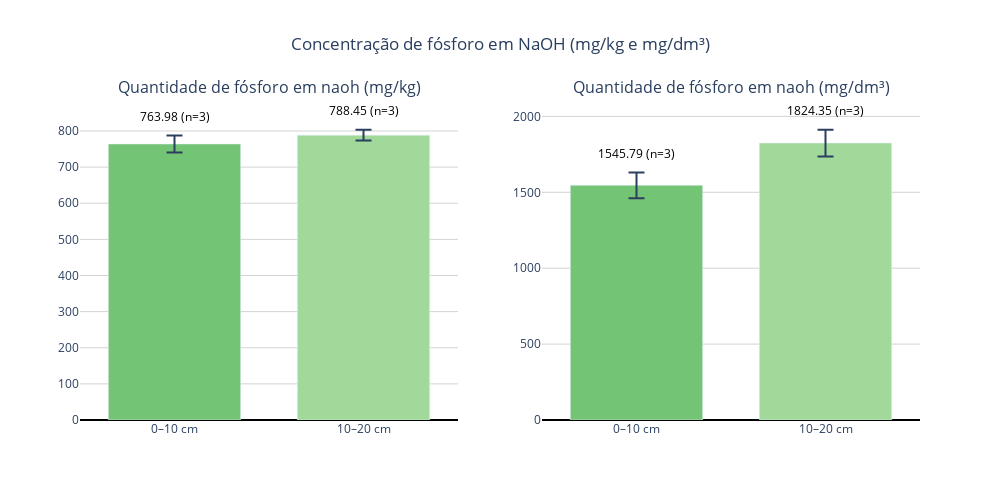

Write notebook code for a chart like this one.
### Code cell
import numpy as np
import plotly.graph_objects as go
from plotly.subplots import make_subplots

# Função para limpar valores negativos (não mensuráveis)
def limpar(valores):
    arr = np.array(valores, dtype=float)
    arr[arr <= 0] = 0
    return arr

# --- Dados mg/kg ---
pi_0_10_mgkg = limpar([R1_0_10_naoh, R2_0_10_naoh, P2_0_10_naoh])
pi_10_20_mgkg = limpar([R1_10_20_naoh, R2_10_20_naoh, P2_10_20_naoh])

# --- Dados mg/dm³ ---
pi_0_10_mgdm3 = limpar([p_R1010, p_R2010, p_P2010])

pi_10_20_mgdm3 = limpar([p_R11020, p_R21020, p_P21020])

# --- Estatísticas ---
def calcular_estatisticas(dados):
    mean = np.nanmean(dados)
    std = np.nanstd(dados, ddof=1)
    n = np.sum(~np.isnan(dados))
    sem = std / np.sqrt(n) if n > 0 else np.nan
    return mean, sem, n

means_mgkg, sems_mgkg, ns_mgkg = zip(*[calcular_estatisticas(pi_0_10_mgkg),
                                       calcular_estatisticas(pi_10_20_mgkg)])
means_mgdm3, sems_mgdm3, ns_mgdm3 = zip(*[calcular_estatisticas(pi_0_10_mgdm3),
                                          calcular_estatisticas(pi_10_20_mgdm3)])

# Labels e cores
labels = ['0–10 cm', '10–20 cm']
colors = ['#74c476', '#a1d99b']

# --- Criar subplots lado a lado ---
fig = make_subplots(rows=1, cols=2, subplot_titles=[
    'Quantidade de fósforo em naoh (mg/kg)',
    'Quantidade de fósforo em naoh (mg/dm³)'
])

# --- Função auxiliar para adicionar texto acima da barra + erro ---
def criar_textos(means, sems, ns):
    textos = []
    y_pos = []
    max_val = max([m + s for m, s in zip(means, sems) if not np.isnan(m)])
    for m, s, n in zip(means, sems, ns):
        if np.isnan(m):
            textos.append('Não mensurável')
            y_pos.append(0.05 * max_val)
        else:
            textos.append(f'{m:.2f}\n(n={n})')
            y_pos.append(m + s + 0.03*max_val)  # deslocamento acima da barra + erro
    return textos, y_pos

texts_mgkg, y_mgkg = criar_textos(means_mgkg, sems_mgkg, ns_mgkg)
texts_mgdm3, y_mgdm3 = criar_textos(means_mgdm3, sems_mgdm3, ns_mgdm3)

# --- Gráfico mg/kg ---
fig.add_trace(go.Bar(
    x=labels,
    y=means_mgkg,
    error_y=dict(type='data', array=sems_mgkg, visible=True, thickness=2, width=8),
    marker_color=colors,
    text=texts_mgkg,
    textposition='none',
), row=1, col=1)

# --- Adiciona anotações acima da barra + erro (mg/kg) ---
for xi, yi, txt in zip(labels, y_mgkg, texts_mgkg):
    fig.add_annotation(
        x=xi,
        y=yi,
        text=txt,
        showarrow=False,
        font=dict(size=12, color='black'),
        xanchor='center',
        yanchor='bottom',
        row=1, col=1
    )

# --- Gráfico mg/dm³ ---
fig.add_trace(go.Bar(
    x=labels,
    y=means_mgdm3,
    error_y=dict(type='data', array=sems_mgdm3, visible=True, thickness=2, width=8),
    marker_color=colors,
    text=texts_mgdm3,
    textposition='none',
), row=1, col=2)

# --- Adiciona anotações acima da barra + erro (mg/dm³) ---
for xi, yi, txt in zip(labels, y_mgdm3, texts_mgdm3):
    fig.add_annotation(
        x=xi,
        y=yi,
        text=txt,
        showarrow=False,
        font=dict(size=12, color='black'),
        xanchor='center',
        yanchor='bottom',
        row=1, col=2
    )

# --- Layout ---
fig.update_layout(
    height=500,
    width=1000,
    showlegend=False,
    title_text="Concentração de fósforo em NaOH (mg/kg e mg/dm³)",
    title_x=0.5,
    bargap=0.3,
    plot_bgcolor='white',
    font=dict(size=12)
)

# Linhas de referência no zero
fig.update_yaxes(showgrid=True, gridcolor='lightgray', zeroline=True, zerolinecolor='black')

fig.show()

### Figure 1 — Plotly figure (JSON) as saved in the notebook; plotly's stock layout.template omitted (floating-point values rounded to 4 significant figures)
{"data": [{"error_y": {"array": [23.24, 15.09], "thickness": 2, "type": "data", "visible": true, "width": 8}, "marker": {"color": ["#74c476", "#a1d99b"]}, "text": ["763.98\n(n=3)", "788.45\n(n=3)"], "textposition": "none", "type": "bar", "x": ["0–10 cm", "10–20 cm"], "xaxis": "x", "y": [764.0, 788.4], "yaxis": "y"}, {"error_y": {"array": [84.64, 87.97], "thickness": 2, "type": "data", "visible": true, "width": 8}, "marker": {"color": ["#74c476", "#a1d99b"]}, "text": ["1545.79\n(n=3)", "1824.35\n(n=3)"], "textposition": "none", "type": "bar", "x": ["0–10 cm", "10–20 cm"], "xaxis": "x2", "y": [1546.0, 1824.0], "yaxis": "y2"}], "layout": {"annotations": [{"font": {"size": 16}, "showarrow": false, "text": "Quantidade de fósforo em naoh (mg/kg)", "x": 0.225, "xanchor": "center", "xref": "paper", "y": 1, "yanchor": "bottom", "yref": "paper"}, {"font": {"size": 16}, "showarrow": false, "text": "Quantidade de fósforo em naoh (mg/dm³)", "x": 0.775, "xanchor": "center", "xref": "paper", "y": 1, "yanchor": "bottom", "yref": "paper"}, {"font": {"color": "black", "size": 12}, "showarrow": false, "text": "763.98\n(n=3)", "x": "0–10 cm", "xanchor": "center", "xref": "x", "y": 811.3, "yanchor": "bottom", "yref": "y"}, {"font": {"color": "black", "size": 12}, "showarrow": false, "text": "788.45\n(n=3)", "x": "10–20 cm", "xanchor": "center", "xref": "x", "y": 827.6, "yanchor": "bottom", "yref": "y"}, {"font": {"color": "black", "size": 12}, "showarrow": false, "text": "1545.79\n(n=3)", "x": "0–10 cm", "xanchor": "center", "xref": "x2", "y": 1688.0, "yanchor": "bottom", "yref": "y2"}, {"font": {"color": "black", "size": 12}, "showarrow": false, "text": "1824.35\n(n=3)", "x": "10–20 cm", "xanchor": "center", "xref": "x2", "y": 1970.0, "yanchor": "bottom", "yref": "y2"}], "bargap": 0.3, "font": {"size": 12}, "height": 500, "plot_bgcolor": "white", "showlegend": false, "title": {"text": "Concentração de fósforo em NaOH (mg/kg e mg/dm³)", "x": 0.5}, "width": 1000, "xaxis": {"anchor": "y", "domain": [0, 0.45]}, "xaxis2": {"anchor": "y2", "domain": [0.55, 1]}, "yaxis": {"anchor": "x", "domain": [0, 1], "gridcolor": "lightgray", "showgrid": true, "zeroline": true, "zerolinecolor": "black"}, "yaxis2": {"anchor": "x2", "domain": [0, 1], "gridcolor": "lightgray", "showgrid": true, "zeroline": true, "zerolinecolor": "black"}}}
